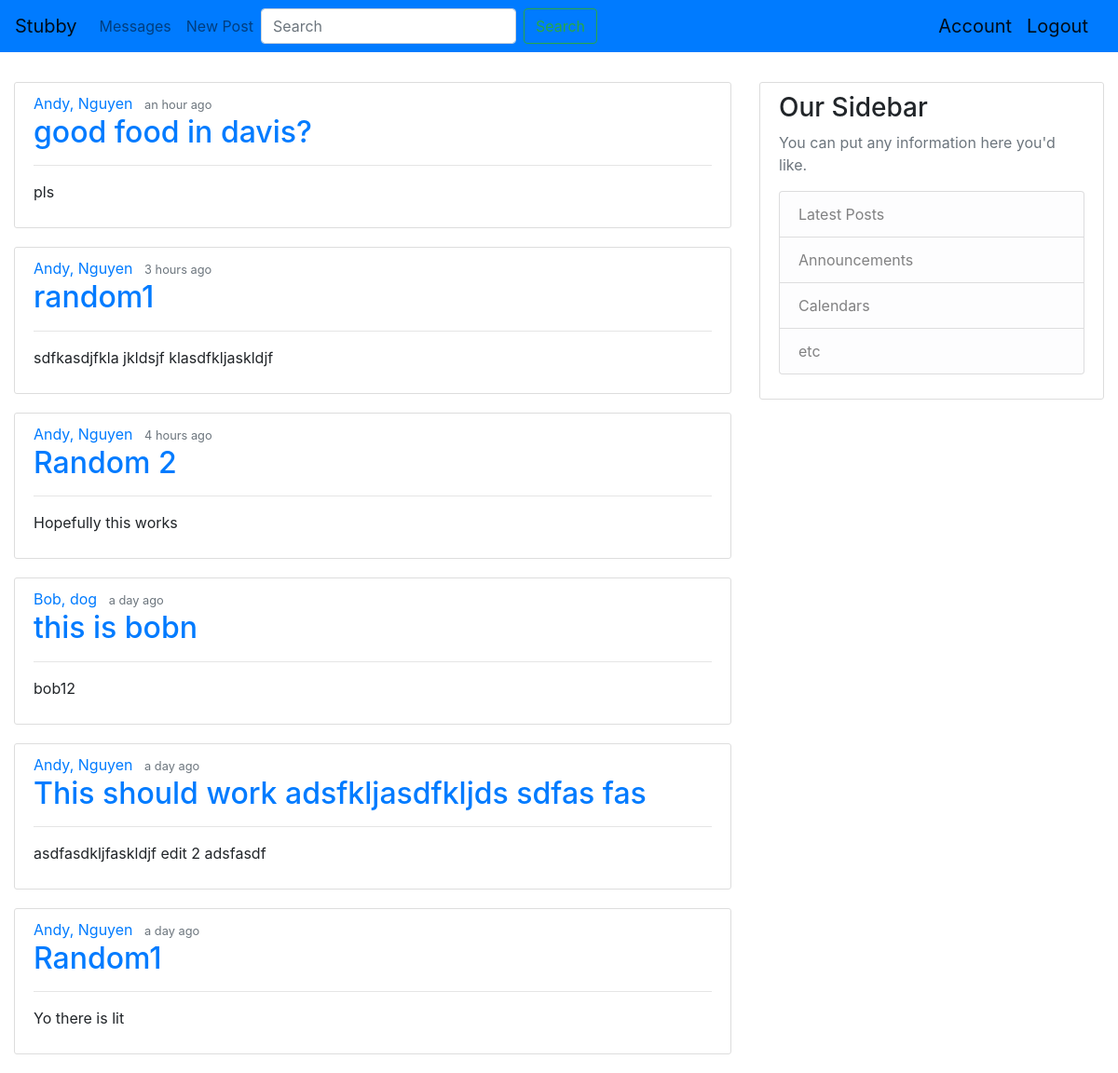
Screenshot of /home (signed in) with the database file from the repository.
### stubby/models.py (models this page shows, shortened)
class Post(db.Model):
    id = db.Column(db.Integer, primary_key=True)
    title = db.Column(db.String(100), nullable=False)
    date_posted = db.Column(db.DateTime, nullable=False,
                            default=datetime.utcnow)
    content = db.Column(db.Text, nullable=False)
    user_id = db.Column(db.Integer, db.ForeignKey('user.id'), nullable=False)

class User(db.Model, UserMixin):
    id = db.Column(db.Integer, primary_key=True)
    email = db.Column(db.String(120), unique=True, nullable=False)
    first_name = db.Column(db.String(30), nullable=False)
    last_name = db.Column(db.String(30), nullable=False)
    username = db.Column(db.String(30), nullable=False)
    image_file = db.Column(db.String(200), nullable=False,
                           default='default.jpg')
    posts = db.relationship('Post', backref='author', lazy=True)

### stubby/main/routes.py (the view)
@main.route('/home')
def home():
    posts = Post.query.all()
    posts = Post.query.order_by(Post.date_posted.desc())
    return render_template('home.html', title="Home", posts=posts)

### stubby/models.py (called while the page is built)
@login_manager.user_loader
def load_user(user_id):
    return User.query.get(int(user_id))

### stubby/templates/home.html (shortened to what this page needs)
{% extends 'base.html' %}
{% block content %}
{% for post in posts %}
    <article class="media content-section">
        <div class="media-body">
            <div class="article-metadata">
                <a class="mr-2" href="{{url_for('users.user_posts', username=post.author.username)}}">{{ post.author.first_name }}, {{ post.author.last_name }}</a>
                <small class="text-muted">{{ moment(post.date_posted).fromNow() }}</small>
            </div>
            <h2><a class="article-title" href="{{url_for('posts.post', post_id=post.id)}}">{{ post.title }}</a></h2>
            <hr>
            <p class="article-content">{{ post.content }}</p>
        </div>
    </article>
{% endfor %}
{% endblock content%}

### stubby/static/style.css (style rules this page uses)
.content-section { margin-top: 20px; background: #ffffff; padding: 10px 20px; border: 1px solid #dddddd; border-radius: 3px; margin-bottom: 20px; }

### rows the page displays
Post: author.first_name "Andy", author.last_name "Nguyen", date_posted "an hour ago", title "good food in davis?", content "pls"
Post: author.first_name "Andy", author.last_name "Nguyen", date_posted "3 hours ago", title "random1", content "sdfkasdjfkla jkldsjf klasdfkljaskldjf"
Post: author.first_name "Andy", author.last_name "Nguyen", date_posted "4 hours ago", title "Random 2", content "Hopefully this works"
Post: author.first_name "Bob", author.last_name "dog", date_posted "a day ago", title "this is bobn", content "bob12"
Post: author.first_name "Andy", author.last_name "Nguyen", date_posted "a day ago", title "This should work adsfkljasdfkljds sdfas fas", content "asdfasdkljfaskldjf edit 2 adsfasdf"
Post: author.first_name "Andy", author.last_name "Nguyen", date_posted "a day ago", title "Random1", content "Yo there is lit"
